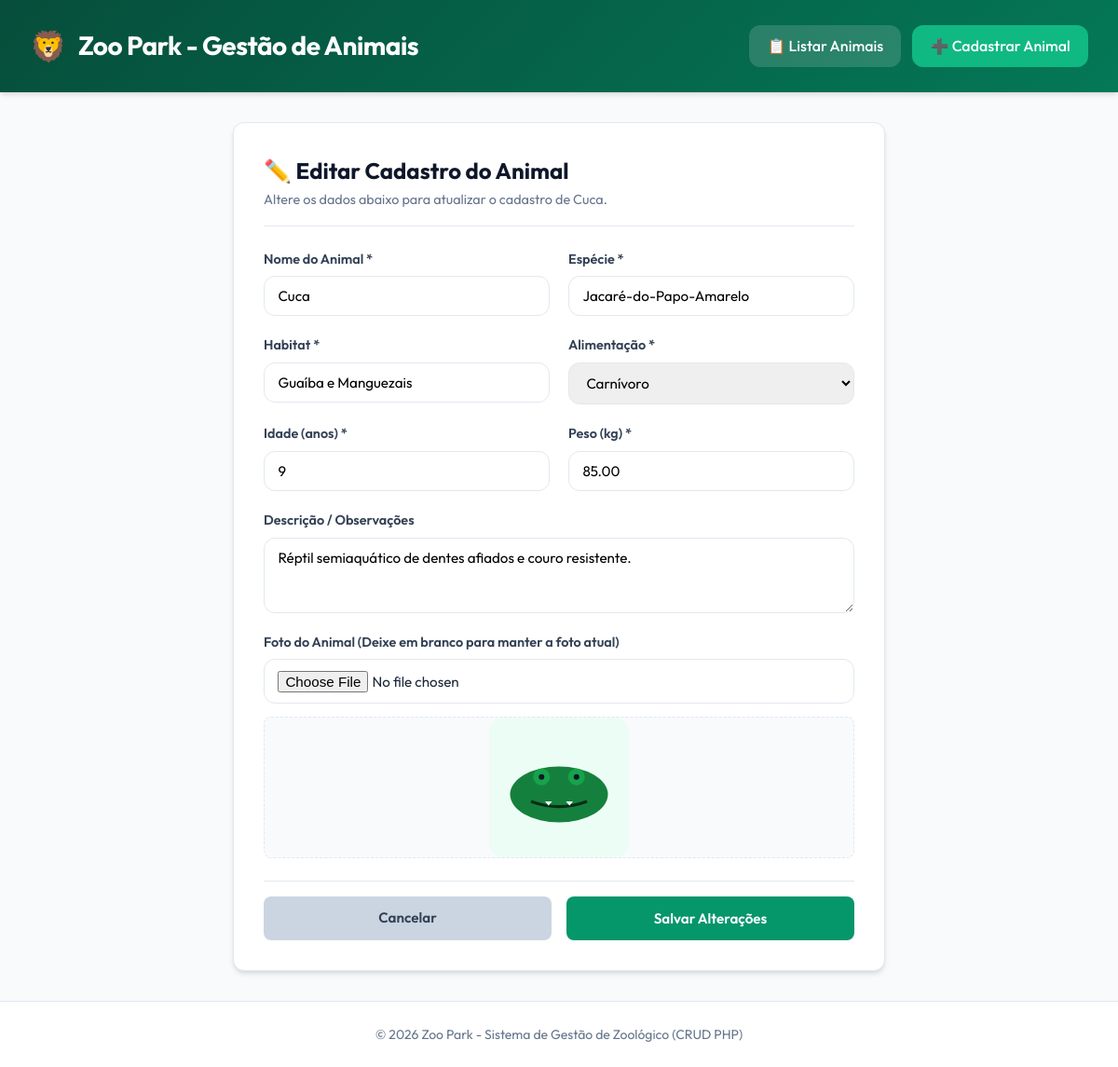
Page /editar.php?id=10 on the committed database.
### tables this page shows
CREATE TABLE animais (
    id INT AUTO_INCREMENT PRIMARY KEY,
    nome VARCHAR(100) NOT NULL,
    especie VARCHAR(100) NOT NULL,
    descricao TEXT,
    habitat VARCHAR(100) NOT NULL,
    alimentacao VARCHAR(100) NOT NULL,
    idade INT NOT NULL,
    peso DECIMAL(8,2) NOT NULL,
    foto VARCHAR(255) NOT NULL,
    data_cadastro DATETIME DEFAULT CURRENT_TIMESTAMP
);

### editar.php (the view, shortened to what this page needs)
<?php
require_once 'config/conexao.php';
$id = isset($_GET['id']) ? (int)$_GET['id'] : 0;
$stmt = $conexao->prepare("SELECT * FROM animais WHERE id = ?");
$stmt->bind_param("i", $id);
$stmt->execute();
$result = $stmt->get_result();
$animal = $result->fetch_assoc();
$foto_path = "uploads/" . htmlspecialchars($animal['foto']);
?>
<!DOCTYPE html>
<html lang="pt-BR">
<head>
    <link rel="stylesheet" href="css/style.css">
</head>
<body>
    <header>
        <div class="header-container">
            <div class="logo-section">
                <span class="logo-icon">🦁</span>
                <h1>Zoo Park - Gestão de Animais</h1>
            </div>
            <nav>
                <a href="index.php" class="nav-btn">📋 Listar Animais</a>
                <a href="cadastrar.php" class="nav-btn primary">➕ Cadastrar Animal</a>
            </nav>
        </div>
    </header>
    <main>
        <div class="form-card">
            <div class="form-header">
                <h2>✏️ Editar Cadastro do Animal</h2>
                <p style="color: var(--text-muted); font-size: 0.9rem;">Altere os dados abaixo para atualizar o cadastro de <?= htmlspecialchars($animal['nome']) ?>.</p>
            </div>
            <form action="atualizar.php" method="POST" enctype="multipart/form-data">
                <div class="form-grid">
                    <div class="form-group">
                        <label for="nome">Nome do Animal *</label>
                        <input type="text" id="nome" name="nome" value="<?= htmlspecialchars($animal['nome']) ?>" required>
                    </div>
                    <div class="form-group">
                        <label for="especie">Espécie *</label>
                        <input type="text" id="especie" name="especie" value="<?= htmlspecialchars($animal['especie']) ?>" required>
                    </div>
                    <div class="form-group">
                        <label for="habitat">Habitat *</label>
                        <input type="text" id="habitat" name="habitat" value="<?= htmlspecialchars($animal['habitat']) ?>" required>
                    </div>
                    <div class="form-group">
                        <label for="alimentacao">Alimentação *</label>
                        <select id="alimentacao" name="alimentacao" required>
                            <?php
                            $opcoes = ['Carnívoro', 'Herbívoro', 'Onívoro', 'Frugívoro', 'Piscívoro', 'Insectívoro'];
                            foreach ($opcoes as $opcao):
                                $selected = ($animal['alimentacao'] == $opcao) ? 'selected' : '';
                            ?>
                                <option value="<?= $opcao ?>" <?= $selected ?>><?= $opcao ?></option>
                            <?php endforeach; ?>
                        </select>
                    </div>
                    <div class="form-group">
                        <label for="idade">Idade (anos) *</label>
                        <input type="number" id="idade" name="idade" min="0" max="150" value="<?= $animal['idade'] ?>" required>
                    </div>
                    <div class="form-group">
                        <label for="peso">Peso (kg) *</label>
                        <input type="number" id="peso" name="peso" step="0.01" min="0" value="<?= $animal['peso'] ?>" required>
                    </div>
                    <div class="form-group full-width">
                        <label for="descricao">Descrição / Observações</label>
                        <textarea id="descricao" name="descricao" rows="3"><?= htmlspecialchars($animal['descricao']) ?></textarea>
                    </div>
                    <div class="form-group full-width">
                        <label for="foto">Foto do Animal (Deixe em branco para manter a foto atual)</label>
                        <input type="file" id="foto" name="foto" accept="image/*" onchange="previewImage(this)">
                        <div class="image-preview-box" id="previewContainer">
                            <img id="imagePreview" src="<?= file_exists($foto_path) ? $foto_path : 'https://via.placeholder.com/300x200' ?>" alt="Foto do Animal">
                        </div>
                    </div>
                </div>
                <div class="form-actions">
                    <a href="index.php" class="btn btn-secondary">Cancelar</a>
                    <button type="submit" class="btn btn-primary">Salvar Alterações</button>
                </div>
            </form>
        </div>
    </main>
    <footer>
        <p>&copy; <?= date('Y') ?> Zoo Park - Sistema de Gestão de Zoológico (CRUD PHP)</p>
    </footer>
</body>
</html>

### css/style.css (style rules this page uses)
:root { --primary: #059669; --primary-hover: #047857; --primary-light: #ecfdf5; --secondary: #0284c7; --dark: #0f172a; --dark-muted: #334155; --light-bg: #f8fafc; --card-bg: #ffffff; --border: #e2e8f0; --text: #1e293b; --text-muted: #64748b; --danger: #ef4444; --danger-hover: #dc2626; --warning: #f59e0b; --radius: 12px; --shadow: 0 4px 6px -1px rgba(0, 0, 0, 0.1), 0 2px 4px -1px rgba(0, 0, 0, 0.06); --shadow-lg: 0 10px 15px -3px rgba(0, 0, 0, 0.1), 0 4px 6px -2px rgba(0, 0, 0, 0.05); }
* { margin: 0; padding: 0; box-sizing: border-box; font-family: 'Outfit', sans-serif; }
body { background-color: var(--light-bg); color: var(--text); line-height: 1.6; min-height: 100vh; display: flex; flex-direction: column; }
header { background: linear-gradient(135deg, #064e3b 0%, #047857 100%); color: white; padding: 1.5rem 2rem; box-shadow: var(--shadow); }
.header-container { max-width: 1200px; margin: 0 auto; display: flex; justify-content: space-between; align-items: center; flex-wrap: wrap; gap: 1rem; }
.logo-section { display: flex; align-items: center; gap: 0.75rem; }
.logo-section h1 { font-size: 1.75rem; font-weight: 700; letter-spacing: -0.5px; }
.logo-icon { font-size: 2rem; }
nav { display: flex; gap: 0.75rem; }
.nav-btn { display: inline-flex; align-items: center; gap: 0.5rem; padding: 0.6rem 1.2rem; background-color: rgba(255, 255, 255, 0.15); color: white; text-decoration: none; border-radius: var(--radius); font-weight: 500; transition: all 0.2s ease; }
.nav-btn.primary { background-color: #10b981; color: white; }
main { max-width: 1200px; margin: 2rem auto; padding: 0 1.5rem; flex: 1; width: 100%; }
.btn { flex: 1; display: inline-flex; align-items: center; justify-content: center; gap: 0.4rem; padding: 0.5rem 0.75rem; font-size: 0.85rem; font-weight: 600; border-radius: 8px; border: none; cursor: pointer; text-decoration: none; transition: background 0.2s; }
.form-card { background: var(--card-bg); border-radius: var(--radius); padding: 2rem; box-shadow: var(--shadow); max-width: 700px; margin: 0 auto; border: 1px solid var(--border); }
.form-header { margin-bottom: 1.5rem; padding-bottom: 1rem; border-bottom: 1px solid var(--border); }
.form-header h2 { font-size: 1.5rem; color: var(--dark); }
.form-grid { display: grid; grid-template-columns: 1fr 1fr; gap: 1.25rem; }
.form-group { display: flex; flex-direction: column; gap: 0.4rem; }
.form-group.full-width { grid-column: span 2; }
.form-group label { font-size: 0.9rem; font-weight: 600; color: var(--dark-muted); }
.form-group input, .form-group select, .form-group textarea { padding: 0.7rem 0.9rem; border: 1px solid var(--border); border-radius: var(--radius); font-size: 0.95rem; outline: none; transition: border-color 0.2s; }
.image-preview-box { width: 100%; max-height: 160px; border-radius: 8px; overflow: hidden; margin-top: 0.5rem; border: 1px dashed var(--border); display: flex; align-items: center; justify-content: center; background: #f8fafc; }
.image-preview-box img { max-height: 150px; max-width: 100%; object-fit: contain; }
.form-actions { display: flex; justify-content: flex-end; gap: 1rem; margin-top: 1.5rem; padding-top: 1rem; border-top: 1px solid var(--border); }
.btn-primary { background-color: var(--primary); color: white; padding: 0.7rem 1.5rem; font-size: 0.95rem; }
.btn-secondary { background-color: #cbd5e1; color: var(--dark-muted); padding: 0.7rem 1.5rem; font-size: 0.95rem; }
footer { text-align: center; padding: 1.5rem; background: white; border-top: 1px solid var(--border); color: var(--text-muted); font-size: 0.875rem; margin-top: auto; }

### rows in the picture
animais: nome "Cuca", especie "Jacaré-do-Papo-Amarelo", habitat "Guaíba e Manguezais", idade "9", peso "85.00", descricao "Réptil semiaquático de dentes afiados e couro resistente.", foto (picture)

### other values in the picture
form field alimentacao "Carnívoro"
